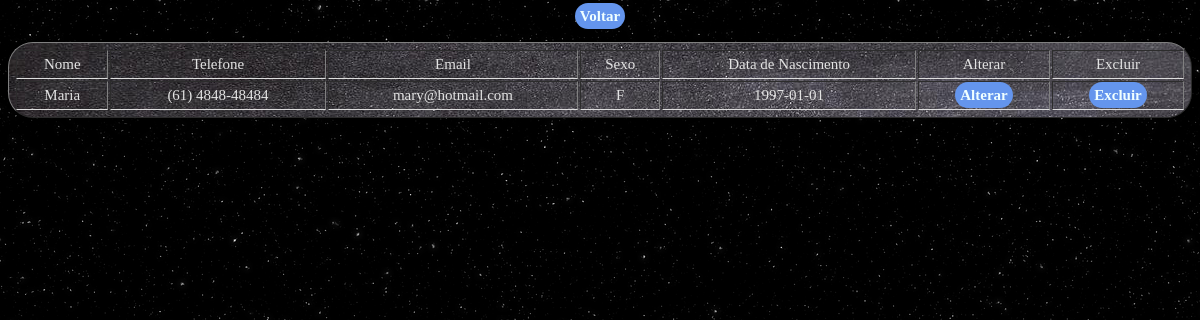
/view/formListarAllCliente.php (signed in), run on the app's committed database.
### tables this page shows
CREATE TABLE `cliente` (
  `nome` varchar(40) DEFAULT NULL,
  `telefone` varchar(20) DEFAULT NULL,
  `email` varchar(50) DEFAULT NULL,
  `sexo` enum('M','F') DEFAULT NULL,
  `datanasc` date DEFAULT NULL,
  `usuario_idusuario` int(11) DEFAULT NULL
);

### dao/clienteDAO.php (called while the page is built, shortened)
<?php
    class ClienteDAO{
        function getAllCliente(){
            $banco = new Conexao();
            $conexao = $banco->getConexao();
            $sql = $conexao->query("select * from cliente");
            return $sql;
        }
    }
?>

### view/formListarAllCliente.php (the view, shortened to what this page needs)
<!DOCTYPE html>
<html lang="en">
<head>
    <link rel="stylesheet" href="../css/styleAllCliente.css">
</head>
<body>
    <?php
        require_once '../dao/clienteDAO.php';
        $clienteDAO = new clienteDAO();
        $clientes = $clienteDAO->getAllCliente();
    ?>
    <a href="../index.php">Voltar</a>
    <br><br>
    <div>
        <table border="1">
            <tr>
                <td>Nome</td>
                <td>Telefone</td>
                <td>Email</td>
                <td>Sexo</td>
                <td>Data de Nascimento</td>
                <td>Alterar</td>
                <td>Excluir</td>
            </tr>
            <?php
                foreach ($clientes as $cliente) {
                    echo    "<tr>";
                    echo     "<td>{$cliente['nome']}</td>";
                    echo     "<td>{$cliente['telefone']}</td>";
                    echo     "<td>{$cliente['email']}</td>";
                    echo     "<td>{$cliente['sexo']}</td>";
                    echo     "<td>{$cliente['datanasc']}</td>";
                    echo     "<td><a href='formAlterarCliente.php?telefone={$cliente['telefone']}'>Alterar</a></td>";
                    echo     "<td><a href='../controller/excluirClienteControl.php?telefone={$cliente['telefone']}' onclick='return excluir()'>Excluir</a></td>";
                    echo     "</tr>";
                }
            ?>
        </table>
    </div>
</body>
</html>

### css/styleAllCliente.css (style rules this page uses)
body { background-image: url("black.png"); font-size: 15px; font-family: Verdana; text-align: center; }
table { background-image: url("blackboard.jpg"); color:rgb(227, 227, 227); text-align: center; width: 100%; border-radius: 25px; padding: 5px; }
tr,td { padding: 5px; border-bottom: 1px solid #ddd; }
a:link, a:visited { border: none; border-radius: 20px; width: 50%; padding: 5px; margin-top: 15px; background-color: cornflowerblue; color:azure; font-weight: bolder; font-size: 15px; cursor: pointer; transition: 1s all; text-decoration: none; }

### data on the page
cliente: nome "Maria", telefone "(61) 4848-48484", email "mary@hotmail.com", sexo "F", datanasc "1997-01-01"
